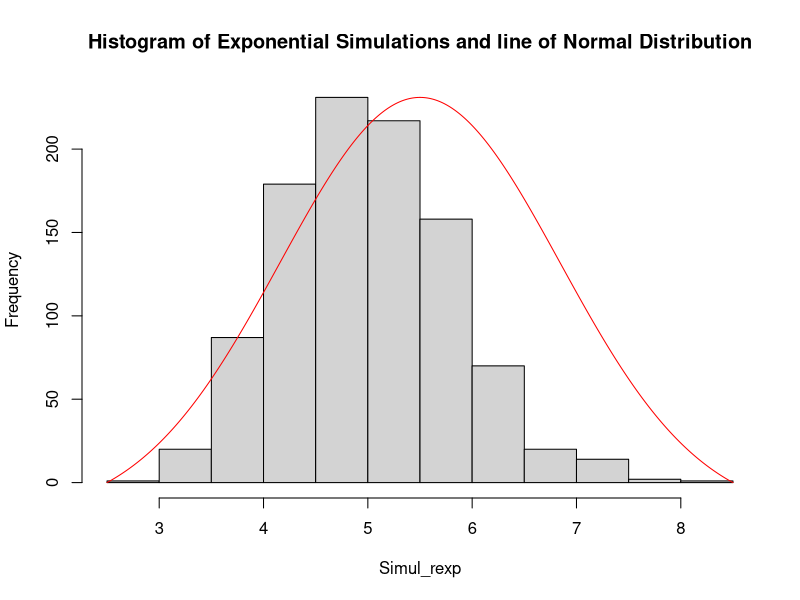

Here is the R script that generated this plot:
## ---- chunk 1
lambda <- 0.2

Simul_rexp <- NULL
for (i in 1:1000){Simul_rexp <- c(Simul_rexp, mean(rexp(40, lambda)))}

Simul_mean <- mean(Simul_rexp)
Theo_mean <- 1 / lambda
## ---- chunk 2
matrix(data = c(Simul_mean, Theo_mean), nrow = 1, ncol = 2, 
       dimnames = list("Result", c("Mean of Simulations", "Theoretical Mean")))
## ---- chunk 3
Simul_var <- var(Simul_rexp)
Theo_var <- 1 / lambda

matrix(data = c(Simul_mean, Theo_mean), nrow = 1, ncol = 2, 
       dimnames = list("Result", c("Variance of Simulations", "Theoretical Variance")))
## ---- chunk 4
hist(Simul_rexp, main = "Histogram of Exponential Simulations and line of Normal Distribution")
clt <- seq(0, 10, length = 1000)
par(new = T)
plot(clt, dnorm(clt, mean = Theo_mean, sd = sqrt(Theo_var)), 
     xlab = "", ylab = "", type = "l", axes = F, col = "red")
